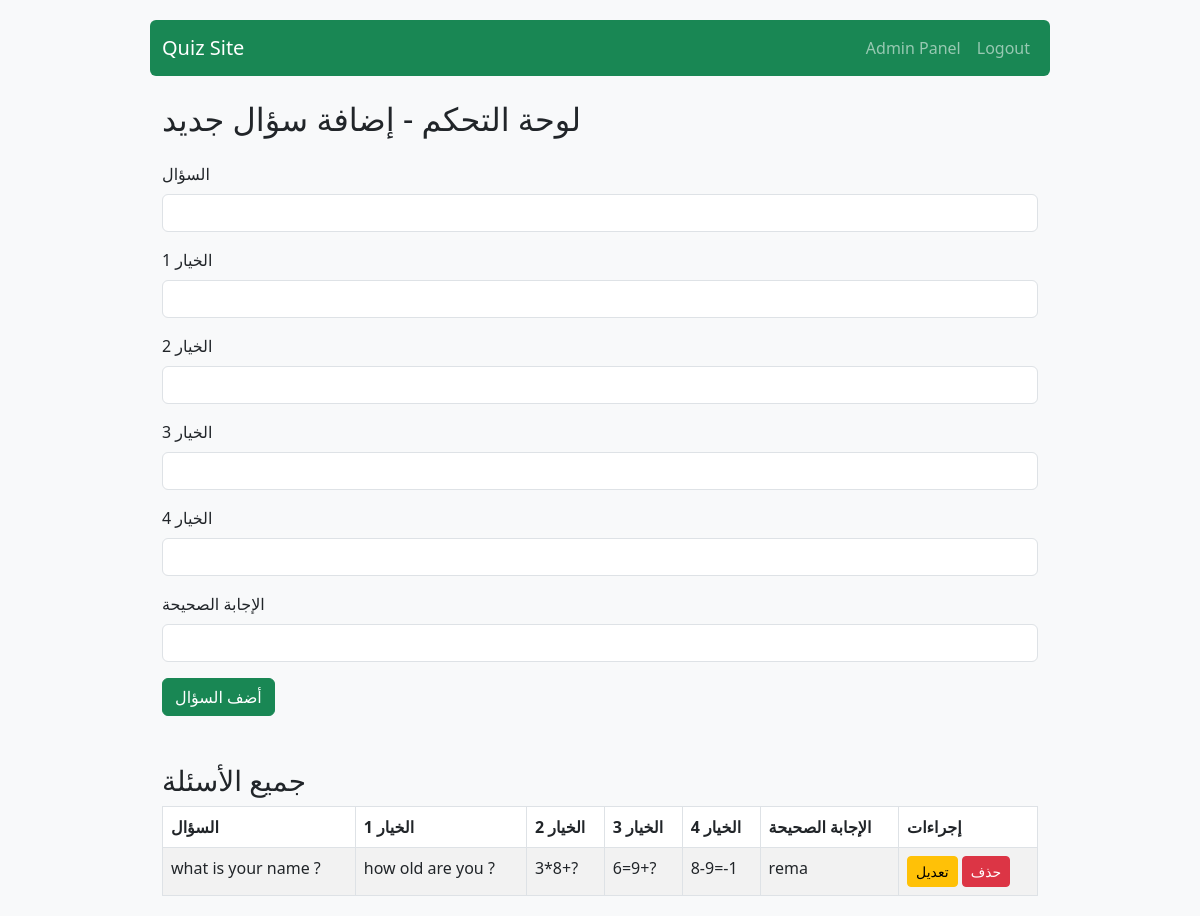
Page /admin (signed in) on the earlier database version.
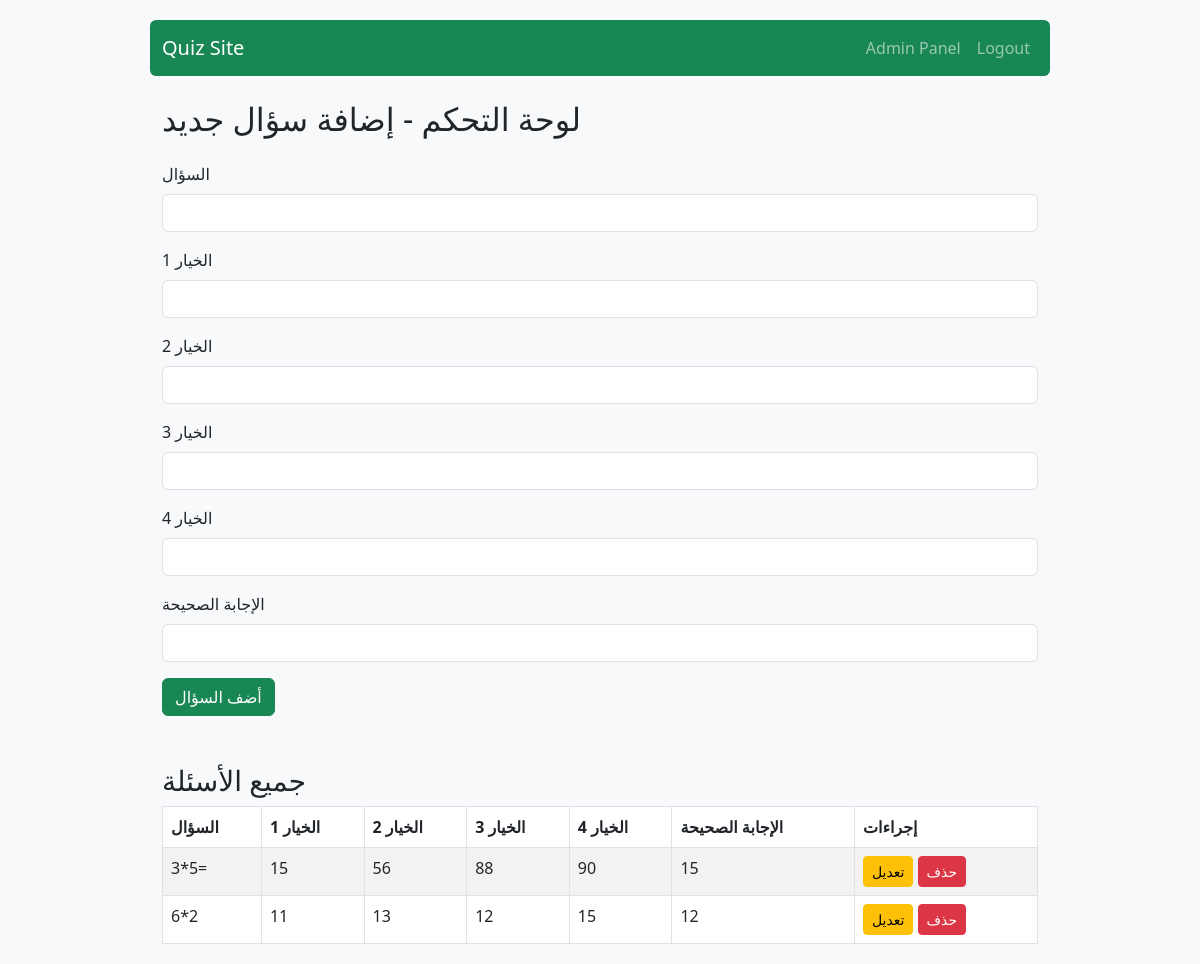
Same page on the later database version.
### models.py (models this page shows)
class Question(db.Model):
    id = db.Column(db.Integer, primary_key=True)
    question_text = db.Column(db.Text, nullable=False)
    choice1 = db.Column(db.String(200), nullable=False)
    choice2 = db.Column(db.String(200), nullable=False)
    choice3 = db.Column(db.String(200), nullable=False)
    choice4 = db.Column(db.String(200), nullable=False)
    correct_answer = db.Column(db.String(200), nullable=False)  # نحدد هنا النص الصحيح

### app.py (the view, shortened to what this page needs)
@app.route('/admin', methods=['GET', 'POST'])
@login_required
def admin():
    if not current_user.is_admin:
        flash('Access denied: You are not admin.')
        return redirect(url_for('home'))
    questions = Question.query.all()
    return render_template('admin.html', questions=questions)

### app.py (called while the page is built)
@login_manager.user_loader
def load_user(user_id):
    return User.query.get(int(user_id))

### templates/admin.html (shortened to what this page needs)
{% extends 'base.html' %}
{% block content %}
<h2 class="mb-4">لوحة التحكم - إضافة سؤال جديد</h2>
<form method="POST" class="mb-5">
  <div class="mb-3">
    <label class="form-label">السؤال</label>
    <input type="text" name="question_text" class="form-control" required>
  </div>
  <div class="mb-3">
    <label class="form-label">الخيار 1</label>
    <input type="text" name="choice1" class="form-control" required>
  </div>
  <div class="mb-3">
    <label class="form-label">الخيار 2</label>
    <input type="text" name="choice2" class="form-control" required>
  </div>
  <div class="mb-3">
    <label class="form-label">الخيار 3</label>
    <input type="text" name="choice3" class="form-control" required>
  </div>
  <div class="mb-3">
    <label class="form-label">الخيار 4</label>
    <input type="text" name="choice4" class="form-control" required>
  </div>
  <div class="mb-3">
    <label class="form-label">الإجابة الصحيحة</label>
    <input type="text" name="correct_answer" class="form-control" required>
  </div>
  <button type="submit" class="btn btn-success">أضف السؤال</button>
</form>
<h3>جميع الأسئلة</h3>
<table class="table table-bordered table-striped">
  <thead>
    <tr>
      <th>السؤال</th>
      <th>الخيار 1</th>
      <th>الخيار 2</th>
      <th>الخيار 3</th>
      <th>الخيار 4</th>
      <th>الإجابة الصحيحة</th>
      <th>إجراءات</th>
    </tr>
  </thead>
  <tbody>
    {% for question in questions %}
    <tr>
      <td>{{ question.question_text }}</td>
      <td>{{ question.choice1 }}</td>
      <td>{{ question.choice2 }}</td>
      <td>{{ question.choice3 }}</td>
      <td>{{ question.choice4 }}</td>
      <td>{{ question.correct_answer }}</td>
      <td>
        <a href="{{ url_for('edit_question', question_id=question.id) }}" class="btn btn-warning btn-sm">تعديل</a>
        <a href="{{ url_for('delete_question', question_id=question.id) }}" class="btn btn-danger btn-sm" onclick="return confirm('هل أنت متأكد من الحذف؟');">حذف</a>
      </td>
    </tr>
    {% else %}
    <tr><td colspan="7" class="text-center">لا توجد أسئلة مضافة حتى الآن.</td></tr>
    {% endfor %}
  </tbody>
</table>
{% endblock %}

### templates/base.html (shortened to what this page needs)
<!DOCTYPE html>
<html lang="ar">
<head>
    <link href="https://cdn.jsdelivr.net/npm/bootstrap@5.3.0/dist/css/bootstrap.min.css" rel="stylesheet" />
</head>
<body>
<nav class="navbar navbar-expand-lg navbar-dark bg-success mb-4 rounded">
  <div class="container-fluid">
    <a class="navbar-brand" href="{{ url_for('home') }}">Quiz Site</a>
    <div class="collapse navbar-collapse">
      <ul class="navbar-nav ms-auto">
        {% if current_user.is_authenticated %}
          {% if current_user.is_admin %}
            <li class="nav-item"><a class="nav-link" href="{{ url_for('admin') }}">Admin Panel</a></li>
          {% endif %}
          <li class="nav-item"><a class="nav-link" href="{{ url_for('logout') }}">Logout</a></li>
        {% else %}
          <li class="nav-item"><a class="nav-link" href="{{ url_for('login') }}">Login</a></li>
        {% endif %}
      </ul>
    </div>
  </div>
</nav>
<div class="container">
    {% block content %}{% endblock %}
</div>
</body>
</html>

### templates/base.html (style rules this page uses)
body { max-width: 900px; margin: 20px auto; background-color: #f8f9fa; }

Differences in the rows shown:
changed Question (number 1 of 2 on the later page): question_text "what is your name ?" → "3*5="; choice1 "how old are you ?" → "15"; choice2 "3*8+?" → "56"; choice3 "6=9+?" → "88"; choice4 "8-9=-1" → "90"; correct_answer "rema" → "15"
added Question: question_text "6*2", choice1 "11", choice2 "13", choice3 "12", choice4 "15", correct_answer "12"
